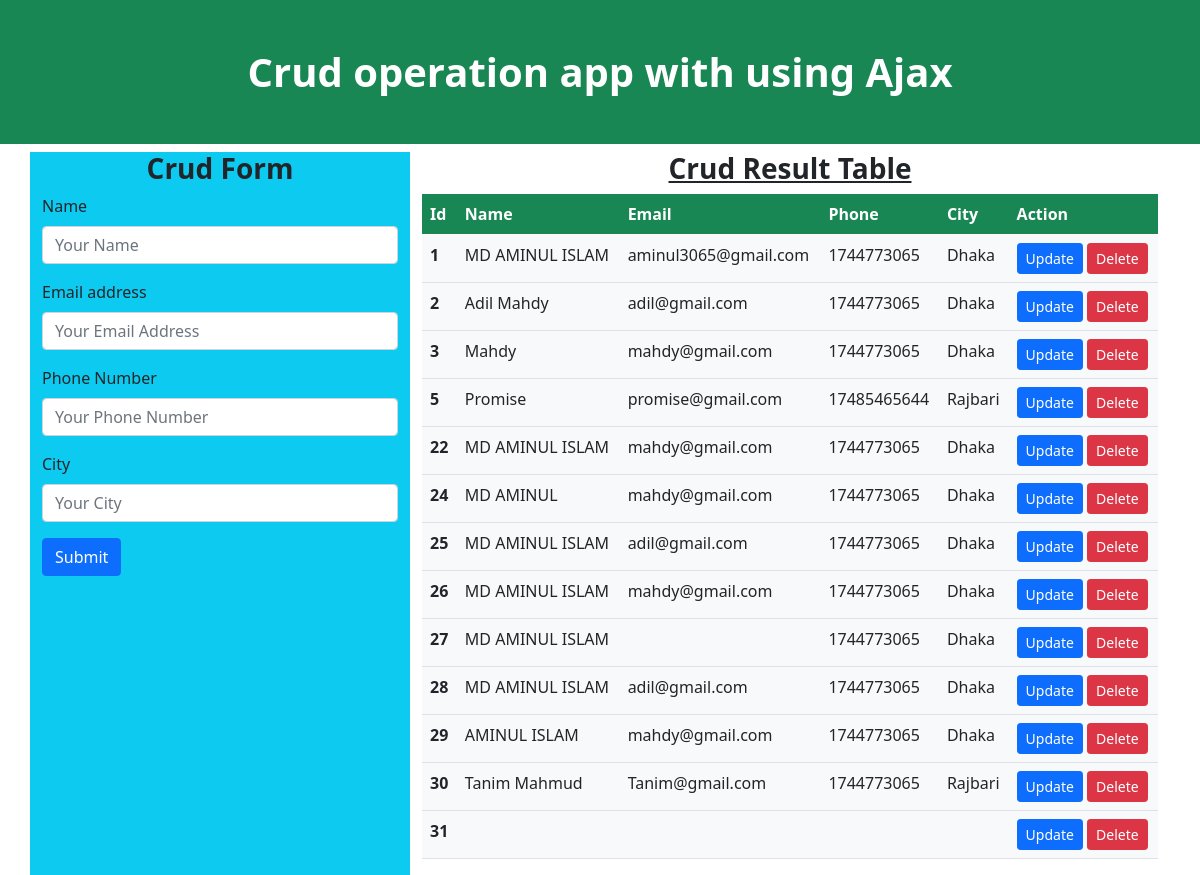
/, run on an earlier commit of the app's database.
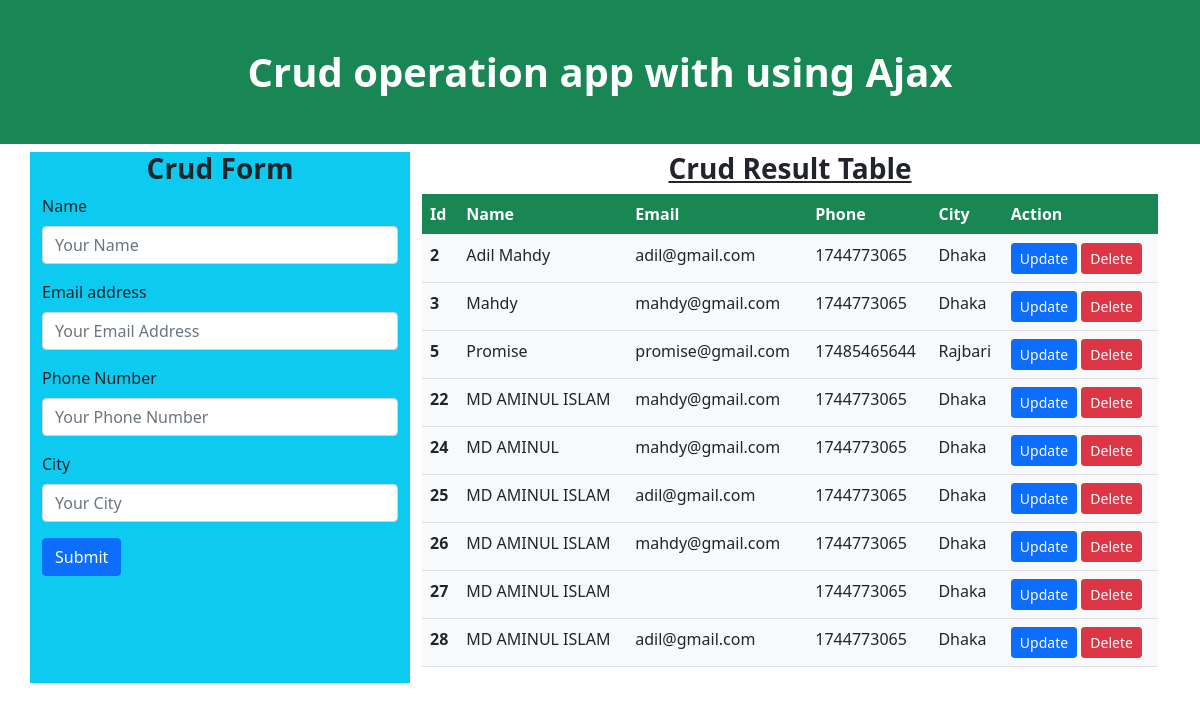
And on a later commit of the database.
### AjaxApp/models.py (models this page shows, shortened)
class Crud(models.Model):
    name = models.CharField( max_length=100)
    email = models.EmailField()
    phone = models.CharField(max_length=50)
    city = models.CharField(max_length=100)

### AjaxApp/views.py (the view, shortened to what this page needs)
# urls.py: path('', Home, name='home'),
def Home(request):
    Cruddata = Crud.objects.all().order_by('id')
    context = {
        'data': Cruddata
    }
    return render(request, 'home.html', context)

### Templates/home.html (shortened to what this page needs)
<!doctype html>
<html lang="en">
  <head>
    <link href="https://cdn.jsdelivr.net/npm/bootstrap@5.0.2/dist/css/bootstrap.min.css" rel="stylesheet">
  </head>
  <body>
    <h1 class="text-center p-5 bg-success text-white fw-bolder" >Crud operation app with using Ajax</h1>
    <div class="container">
        <div class="row">
            <div class="col-6 col-md-4 col-sm-12 bg-info">
                <h3 class="text-center fw-bold">Crud Form</h3>
                <div>
                <form method="POST" id="CrudForm">
                    <div class="mb-3">
                        <label for="name" class="form-label">Name</label>
                        <input type="text" name="name" class="form-control" id="name" placeholder="Your Name">
                      </div>
                    <div class="mb-3">
                      <label for="email" class="form-label">Email address</label>
                      <input type="email" name="email" class="form-control" id="email" aria-describedby="emailHelp" placeholder="Your Email Address">
                    </div>
                    <div class="mb-3">
                      <label for="phoneNumber" class="form-label">Phone Number</label>
                      <input type="text" name="phone" class="form-control" id="phone" placeholder="Your Phone Number">
                    </div>
                    <div class="mb-3">
                        <label for="city" class="form-label">City</label>
                        <input type="text" name="city" class="form-control" id="city" placeholder="Your City">
                    </div>
                    <button type="submit" class="btn btn-primary">Submit</button>
                  </form>
                </div>
            </div>
            <div class="col-6 col-md-8 col-sm-12">
                <h3 class="text-center text-decoration-underline fw-bold">Crud Result Table</h3>
                <table class="table table-hover" id="usertable">
                    <thead>
                      <tr class="bg-success text-white">
                        <th scope="col">Id</th>
                        <th scope="col">Name</th>
                        <th scope="col">Email</th>
                        <th scope="col">Phone</th>
                        <th scope="col">City</th>
                        <th scope="col">Action</th>
                      </tr>
                    </thead>
                    <tbody class="bg-light">
                      {% if data %}
                      {% for data in data %}
                      <tr id="user__info_{{data.id}}">
                        <th scope="row" class="user_id">{{data.id}}</th>
                        <td class="user_name">{{data.name}}</td>
                        <td class="user_email">{{data.email}}</td>
                        <td class="user_phone">{{data.phone}}</td>
                        <td class="city">{{data.city}}</td>
                        <td><button type="button" class="btn btn-primary btn-sm" onclick="userinfo_update({{data.id}})" data-bs-toggle="modal" data-bs-target="#exampleModal">
                          Update
                        </button>
                        <a type="button" class="btn btn-danger btn-sm" href="{% url 'AjaxApp:delete' pk=data.id %}">Delete</a>
                      </td>
                      </tr>
                      {% endfor %}
                      {% endif %}
                    </tbody>
                  </table>
            </div>
        </div>
    </div>
  </body>
</html>

What changed in the data, as far as the page shows it:
removed Crud: id "1", name "MD AMINUL ISLAM", email "aminul3065@gmail.com", phone "1744773065", city "Dhaka"
removed Crud: id "29", name "AMINUL ISLAM", email "mahdy@gmail.com", phone "1744773065", city "Dhaka"
removed Crud: id "30", name "Tanim Mahmud", email "Tanim@gmail.com", phone "1744773065", city "Rajbari"
removed Crud: id "31"
